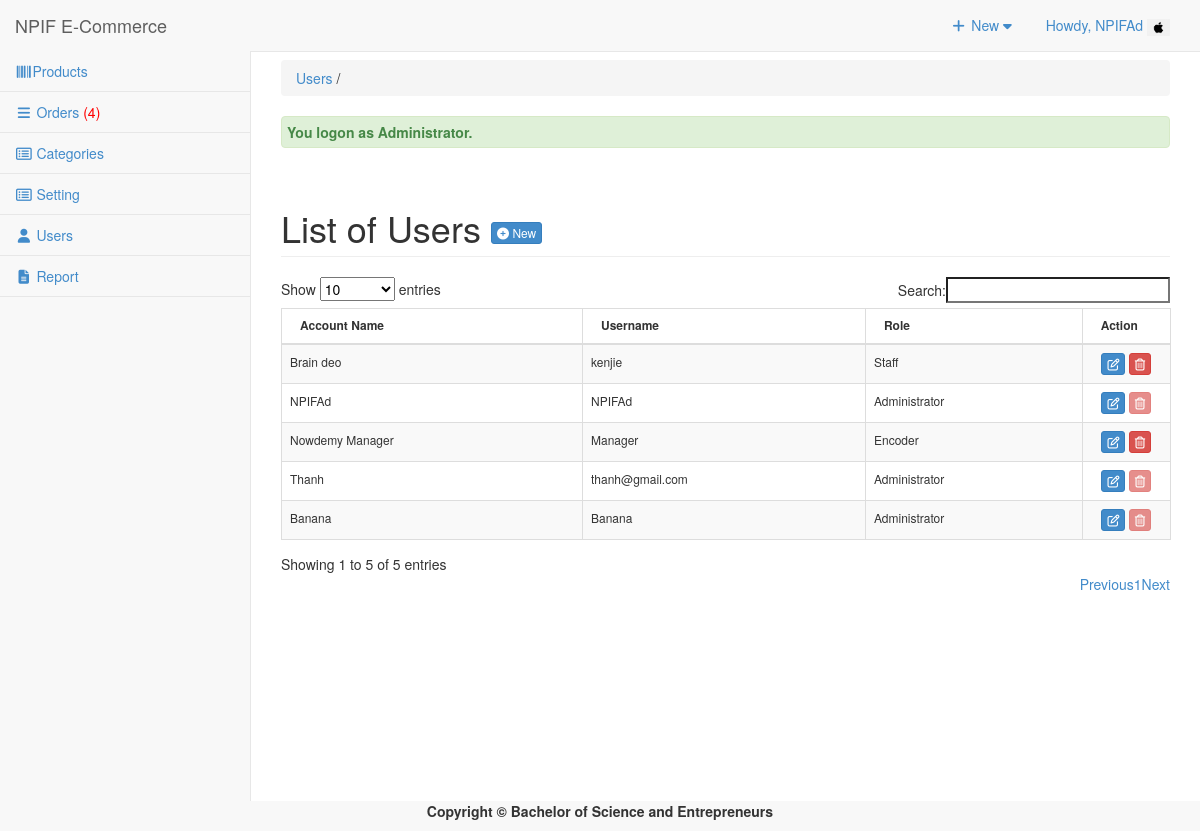
Screenshot of /admin/user/index.php (signed in) with the database file from the repository.
### tables this page shows
CREATE TABLE `tbluseraccount` (
  `USERID` int(11) NOT NULL,
  `U_NAME` varchar(122) NOT NULL,
  `U_USERNAME` varchar(122) NOT NULL,
  `U_PASS` varchar(122) NOT NULL,
  `U_ROLE` varchar(30) NOT NULL,
  `USERIMAGE` varchar(255) NOT NULL
);

### admin/user/index.php (called while the page is built, shortened)
<?php
require_once("../../include/initialize.php");
$view = (isset($_GET['view']) && $_GET['view'] != '') ? $_GET['view'] : '';
 $title="Users";
 $header=$view;
require_once ("../theme/templates.php");
?>

### include/database.php (called while the page is built, shortened)
<?php
class Database {
	var $sql_string = '';
	private $conn;
	public function open_connection() {
		$this->conn = mysqli_connect(server,user,pass);
		if(!$this->conn){
			echo "Problem in database connection! Contact administrator!";
			exit();
		}else{
			$db_select = mysqli_select_db($this->conn,database_name);
		}
	}
	function setQuery($sql='') {
		$this->sql_string=$sql;
	}
	function executeQuery() {
		$result = mysqli_query($this->conn,$this->sql_string);
		return $result;
	}
	private function confirm_query($result) {
		return $result;
	}
	function loadResultList( $key='' ) {
		$cur = $this->executeQuery();
		$array = array();
		while ($row = mysqli_fetch_object($cur)) {
			if ($key) {
				$array[$row->$key] = $row;
			} else {
				$array[] = $row;
			}
		}
		return $array;
	}
	function loadSingleResult() {
		$cur = $this->executeQuery();
		while ($row = mysqli_fetch_object($cur)) {
		return $data = $row;
		}
	}
	public function num_rows($result_set) {
		return mysqli_num_rows($result_set);
	}
}
$mydb = new Database();
?>

### include/accounts.php (called while the page is built, shortened)
<?php
require_once(LIB_PATH.DS.'database.php');
class User {
	protected static  $tblname = "tbluseraccount";
	function single_user($id=""){
			global $mydb;
			$mydb->setQuery("SELECT * FROM ".self::$tblname."
				Where USERID= '{$id}' LIMIT 1");
			$cur = $mydb->loadSingleResult();
			return $cur;
	}
}
?>

### admin/user/list.php (the view, shortened to what this page needs)
<div class="row">
       	 <div class="col-lg-12">
            <h1 class="page-header">List of Users  <a href="index.php?view=add" class="btn btn-primary btn-xs  ">  <i class="fa fa-plus-circle fw-fa"></i> New</a>  </h1>
       		</div>
   		 </div>
	 		    <form action="controller.php?action=delete" Method="POST">
			      <div class="table-responsive">
				<table id="dash-table" class="table table-striped table-bordered table-hover table-responsive" style="font-size:12px" cellspacing="0">
				  <thead>
				  	<tr>
				  		<th>
				  		 Account Name</th>
				  		<th>Username</th>
				  		<th>Role</th>
				  		<th width="10%" >Action</th>
				  	</tr>
				  </thead>
				  <tbody>
				  	<?php
				  		$mydb->setQuery("SELECT *
											FROM  `tbluseraccount`");
				  		$cur = $mydb->loadResultList();
						foreach ($cur as $result) {
				  		echo '<tr>';
				  		echo '<td>' . $result->U_NAME.'</a></td>';
				  		echo '<td>'. $result->U_USERNAME.'</td>';
				  		echo '<td>'. $result->U_ROLE.'</td>';
				  		If($result->USERID==$_SESSION['USERID'] || $result->U_ROLE=='MainAdministrator' || $result->U_ROLE=='Administrator') {
				  			$active = "Disabled";
				  		}else{
				  			$active = "";
				  		}
				  		echo '<td align="center" > <a title="Edit" href="index.php?view=edit&id='.$result->USERID.'"  class="btn btn-primary btn-xs  ">  <span class="fa fa-edit fw-fa"></span></a>
				  					 <a title="Delete" href="controller.php?action=delete&id='.$result->USERID.'" class="btn btn-danger btn-xs" '.$active.'><span class="fa fa-trash-o fw-fa"></span> </a>
				  					 </td>';
				  		echo '</tr>';
				  	}
				  	?>
				  </tbody>
				</table>
			</div>
				</form>
</div>

### admin/theme/templates.php (shortened to what this page needs)
<!DOCTYPE html>
<html lang="en">
<head>
<link href="<?php echo web_root; ?>admin/css/bootstrap.min.css" rel="stylesheet">
<link href="<?php echo web_root; ?>admin/css/metisMenu.min.css" rel="stylesheet">
<link href="<?php echo web_root; ?>admin/css/timeline.css" rel="stylesheet">
<link href="<?php echo web_root; ?>admin/css/sb-admin-2.css" rel="stylesheet">
<link href="<?php echo web_root; ?>admin/font/css/font-awesome.min.css" rel="stylesheet" type="text/css">
<link href="<?php echo web_root; ?>admin/font/font-awesome.min.css" rel="stylesheet" type="text/css">
<link href="<?php echo web_root; ?>admin/css/dataTables.bootstrap.css" rel="stylesheet">
<link href="<?php echo web_root; ?>css/bootstrap-datetimepicker.min.css" rel="stylesheet" media="screen">
<link href="<?php echo web_root; ?>css/datepicker.css" rel="stylesheet" media="screen">
<link href="<?php echo web_root; ?>admin/css/costum.css" rel="stylesheet">
<link href="<?php echo web_root; ?>admin/css/ekko-lightbox.css" rel="stylesheet">
</head>
  <?php
    $query = "SELECT * FROM tblsummary WHERE ORDEREDSTATS = 'Pending'";
    $mydb->setQuery($query);
    $cur = $mydb->executeQuery();
    $rowscount = $mydb->num_rows($cur);
    $res = isset($rowscount)? $rowscount : 0;
    if($res>0){
    $order = '<span style="color:red;">('.$res.')</span>';
    }else{
        $order = '<span> ('.$res.')</span>';
    }
?>
<body>
   <div id="wrapper">
        <nav class="navbar navbar-default navbar-static-top  " role="navigation" style="margin-bottom: 0">
            <div class="navbar-header">
                 <a class="navbar-brand"  href="<?php echo web_root; ?>admin/index.php" >NPIF E-Commerce</a>
            </div>
            <ul class="nav navbar-top-links navbar-right">
                 <li class="dropdown">
                    <a class="dropdown-toggle" data-toggle="dropdown" href="#">
                        <i class="fa fa-plus fa-fw"></i> New  <i class="fa fa-caret-down"></i>
                    </a>
                </li>
<?php
 $user = New User();
$singleuser = $user->single_user($_SESSION['USERID']);
?>
                <li class="dropdown">
                    <a class="dropdown-toggle" data-toggle="dropdown" href="#">
                        Howdy, <?php echo $_SESSION['U_NAME']; ?> <img title="profile image" width="23px" height="17px" src="<?php echo web_root.'admin/user/'.$singleuser ->USERIMAGE ?>">
                    </a>
                </li>
            </ul>
            <div class="navbar-default sidebar" role="navigation">
                <div class="sidebar-nav navbar-collapse">
                    <ul class="nav" id="side-menu">
                        <li>
                             <a href="<?php echo web_root; ?>admin/products/index.php"><i class="fa fa-barcode fa-fw"></i>Products </a>
                        </li>
                        <li>
                             <a href="<?php echo web_root; ?>admin/orders/index.php" ><i class="fa fa-reorder fa-fw"></i>  Orders <?php echo $order; ?></a>
                  </li>
                         <li>
                             <a href="<?php echo web_root; ?>admin/category/index.php" ><i class="fa fa-list-alt fa-fw"></i>  Categories </a>
                        </li>
                        <?php if ($_SESSION['U_ROLE']=='Administrator') {
                        ?>
                         <li>
                             <a href="<?php echo web_root; ?>admin/settings/index.php" ><i class="fa fa-list-alt fa-fw"></i>  Setting </a>
                        </li>
                          <li>
                            <a href="<?php echo web_root; ?>admin/user/index.php" ><i class="fa fa-user fa-fw"></i> Users </a>
                        </li>
                         <li>
                            <a href="<?php echo web_root; ?>admin/report/index.php" ><i class="fa  fa-file-text fa-fw"></i> Report </a>
                        </li>
                 <?php }  ?>
                    </ul>
                </div>
            </div>
        </nav>
  <div id="page-wrapper">
            <div class="row" >
                <div class="col-lg-12">
                    <?php
                    if ($title<>'Dashboard'){
                       echo   '<p class="breadcrumb" style="margin-top: 8px;">
                        <a href="index.php" title="'. $title.'" >'. $title.'</a>
                        '.(isset($header) ? ' / '. $header : '').'  </p>'  ;
                    } ?>
                  <?php require_once $content; ?>
                </div>
            </div>
        </div>
</body>
      <footer><p  style="text-align: center;font-weight: bold;">Copyright &copy; Bachelor of Science and Entrepreneurs </p></footer>
</html>

### admin/css/sb-admin-2.css (style rules this page uses)
body { background-color: #f8f8f8; }
#wrapper { width: 100%; }
#page-wrapper { padding: 0 15px; min-height: 568px; background-color: #fff; }
@media (min-width:768px) { #page-wrapper { position: inherit; margin: 0 0 0 250px; padding: 0 30px; border-left: 1px solid #e7e7e7; } }
.navbar-top-links { margin-right: 0; }
.navbar-top-links li { display: inline-block; }
.navbar-top-links li:last-child { margin-right: 15px; }
.navbar-top-links li a { padding: 15px; min-height: 50px; }
.sidebar .sidebar-nav.navbar-collapse { padding-right: 0; padding-left: 0; }
.sidebar ul li { border-bottom: 1px solid #e7e7e7; }
@media (min-width:768px) { .sidebar { z-index: 1; position: absolute; width: 250px; margin-top: 51px; } }

### rows the page displays
tbluseraccount: USERIMAGE (picture), U_NAME "NPIFAd", U_USERNAME "NPIFAd", U_ROLE "Administrator"
tbluseraccount: U_NAME "Brain deo", U_USERNAME "kenjie", U_ROLE "Staff"
tbluseraccount: U_NAME "Nowdemy Manager", U_USERNAME "Manager", U_ROLE "Encoder"
tbluseraccount: U_NAME "Thanh", U_USERNAME "thanh@gmail.com", U_ROLE "Administrator"
tbluseraccount: U_NAME "Banana", U_USERNAME "Banana", U_ROLE "Administrator"

### other values shown
$_SESSION['U_NAME'] "NPIFAd"
$res "4"
$title "Users"
$_SESSION['message'] "You logon as Administrator."
